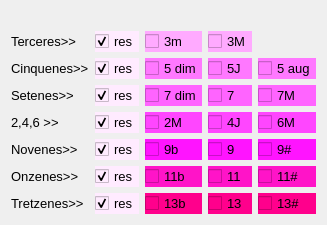
            <widget class="QWidget" name="tab_2">
             <attribute name="title">
              <string>Interval</string>
             </attribute>
             <layout class="QVBoxLayout" name="verticalLayout">
              <item>
               <layout class="QGridLayout" name="gridLayout_2">
                <item row="8" column="4">
                 <widget class="QCheckBox" name="B11s">
                  <property name="font">
                   <font>
                    <pointsize>10</pointsize>
                   </font>
                  </property>
                  <property name="styleSheet">
                   <string notr="true">background-color: rgb(255,20,200);</string>
                  </property>
                  <property name="text">
                   <string>11#</string>
                  </property>
                  <attribute name="buttonGroup">
                   <string notr="true">grupBotons11</string>
                  </attribute>
                 </widget>
                </item>
                <item row="4" column="4">
                 <widget class="QCheckBox" name="B6M">
                  <property name="font">
                   <font>
                    <pointsize>10</pointsize>
                   </font>
                  </property>
                  <property name="styleSheet">
                   <string notr="true">background-color: rgb(255,70, 255);</string>
                  </property>
                  <property name="text">
                   <string>6M</string>
                  </property>
                  <property name="autoExclusive">
                   <bool>false</bool>
                  </property>
                  <attribute name="buttonGroup">
                   <string notr="true">grupBotons246</string>
                  </attribute>
                 </widget>
                </item>
                <item row="10" column="4">
                 <widget class="QCheckBox" name="B13s">
                  <property name="font">
                   <font>
                    <pointsize>10</pointsize>
                   </font>
                  </property>
                  <property name="styleSheet">
                   <string notr="true">background-color: rgb(255,0,140);</string>
                  </property>
                  <property name="text">
                   <string>13#</string>
                  </property>
                  <attribute name="buttonGroup">
                   <string notr="true">grupBotons13</string>
                  </attribute>
                 </widget>
                </item>
                <item row="4" column="1">
                 <widget class="QCheckBox" name="B3m_9">
                  <property name="font">
                   <font>
                    <pointsize>10</pointsize>
                   </font>
                  </property>
                  <property name="styleSheet">
                   <string notr="true">background-color: rgb(255, 235, 255);</string>
                  </property>
                  <property name="text">
                   <string>res</string>
                  </property>
                  <property name="checked">
                   <bool>true</bool>
                  </property>
                  <property name="autoRepeat">
                   <bool>false</bool>
                  </property>
                  <property name="autoExclusive">
                   <bool>false</bool>
                  </property>
                  <attribute name="buttonGroup">
                   <string notr="true">grupBotons246</string>
                  </attribute>
                 </widget>
                </item>
                <item row="3" column="3">
                 <widget class="QCheckBox" name="B7m">
                  <property name="font">
                   <font>
                    <pointsize>10</pointsize>
                   </font>
                  </property>
                  <property name="styleSheet">
                   <string notr="true">background-color: rgb(255,100, 255);</string>
                  </property>
                  <property name="text">
                   <string>7</string>
                  </property>
                  <property name="autoExclusive">
                   <bool>false</bool>
                  </property>
                  <attribute name="buttonGroup">
                   <string notr="true">grupBotons7</string>
                  </attribute>
                 </widget>
                </item>
                <item row="2" column="4">
                 <widget class="QCheckBox" name="B5aug">
                  <property name="font">
                   <font>
                    <pointsize>10</pointsize>
                   </font>
                  </property>
                  <property name="styleSheet">
                   <string notr="true">background-color: rgb(255,120, 255);</string>
                  </property>
                  <property name="text">
                   <string>5 aug</string>
                  </property>
                  <property name="autoExclusive">
                   <bool>false</bool>
                  </property>
                  <attribute name="buttonGroup">
                   <string notr="true">grupBotons5</string>
                  </attribute>
                 </widget>
                </item>
                <item row="2" column="3">
                 <widget class="QCheckBox" name="B5J">
                  <property name="font">
                   <font>
                    <pointsize>10</pointsize>
                   </font>
                  </property>
                  <property name="styleSheet">
                   <string notr="true">background-color: rgb(255,120, 255);</string>
                  </property>
                  <property name="text">
                   <string>5J</string>
                  </property>
                  <property name="checked">
                   <bool>false</bool>
                  </property>
                  <property name="autoExclusive">
                   <bool>false</bool>
                  </property>
                  <attribute name="buttonGroup">
                   <string notr="true">grupBotons5</string>
                  </attribute>
                 </widget>
                </item>
                <item row="2" column="1">
                 <widget class="QCheckBox" name="B3m_3">
                  <property name="font">
                   <font>
                    <pointsize>10</pointsize>
                   </font>
                  </property>
                  <property name="styleSheet">
                   <string notr="true">background-color: rgb(255, 235, 255);</string>
                  </property>
                  <property name="text">
                   <string>res</string>
                  </property>
                  <property name="checked">
                   <bool>true</bool>
                  </property>
                  <property name="autoRepeat">
                   <bool>false</bool>
                  </property>
                  <property name="autoExclusive">
                   <bool>false</bool>
                  </property>
                  <attribute name="buttonGroup">
                   <string notr="true">grupBotons5</string>
                  </attribute>
                 </widget>
                </item>
                <item row="8" column="2">
                 <widget class="QCheckBox" name="B11b">
                  <property name="font">
                   <font>
                    <pointsize>10</pointsize>
                   </font>
                  </property>
                  <property name="styleSheet">
                   <string notr="true">background-color: rgb(255,20,200);</string>
                  </property>
                  <property name="text">
                   <string>11b</string>
                  </property>
                  <attribute name="buttonGroup">
                   <string notr="true">grupBotons11</string>
                  </attribute>
                 </widget>
                </item>
                <item row="6" column="2">
                 <widget class="QCheckBox" name="B9b">
                  <property name="font">
                   <font>
                    <pointsize>10</pointsize>
                   </font>
                  </property>
                  <property name="styleSheet">
                   <string notr="true">background-color: rgb(255,20, 255);</string>
                  </property>
                  <property name="text">
                   <string>9b</string>
                  </property>
                  <property name="autoExclusive">
                   <bool>false</bool>
                  </property>
                  <attribute name="buttonGroup">
                   <string notr="true">grupBotons9</string>
                  </attribute>
                 </widget>
                </item>
                <item row="6" column="4">
                 <widget class="QCheckBox" name="B9s">
                  <property name="font">
                   <font>
                    <pointsize>10</pointsize>
                   </font>
                  </property>
                  <property name="styleSheet">
                   <string notr="true">background-color: rgb(255,20, 255);</string>
                  </property>
                  <property name="text">
                   <string>9#</string>
                  </property>
                  <property name="autoExclusive">
                   <bool>false</bool>
                  </property>
                  <attribute name="buttonGroup">
                   <string notr="true">grupBotons9</string>
                  </attribute>
                 </widget>
                </item>
                <item row="6" column="3">
                 <widget class="QCheckBox" name="B9">
                  <property name="font">
                   <font>
                    <pointsize>10</pointsize>
                   </font>
                  </property>
                  <property name="styleSheet">
                   <string notr="true">background-color: rgb(255,20, 255);</string>
                  </property>
                  <property name="text">
                   <string>9</string>
                  </property>
                  <property name="autoExclusive">
                   <bool>false</bool>
                  </property>
                  <attribute name="buttonGroup">
                   <string notr="true">grupBotons9</string>
                  </attribute>
                 </widget>
                </item>
                <item row="8" column="3">
                 <widget class="QCheckBox" name="B11">
                  <property name="font">
                   <font>
                    <pointsize>10</pointsize>
                   </font>
                  </property>
                  <property name="styleSheet">
                   <string notr="true">background-color: rgb(255,20,200);</string>
                  </property>
                  <property name="text">
                   <string>11</string>
                  </property>
                  <attribute name="buttonGroup">
                   <string notr="true">grupBotons11</string>
                  </attribute>
                 </widget>
                </item>
                <item row="0" column="1">
                 <widget class="QLabel" name="label_10">
                  <property name="text">
                   <string/>
                  </property>
                 </widget>
                </item>
                <item row="10" column="3">
                 <widget class="QCheckBox" name="B13">
                  <property name="font">
                   <font>
                    <pointsize>10</pointsize>
                   </font>
                  </property>
                  <property name="styleSheet">
                   <string notr="true">background-color: rgb(255,0,140);</string>
                  </property>
                  <property name="text">
                   <string>13</string>
                  </property>
                  <attribute name="buttonGroup">
                   <string notr="true">grupBotons13</string>
                  </attribute>
                 </widget>
                </item>
                <item row="2" column="2">
                 <widget class="QCheckBox" name="B5dim">
                  <property name="font">
                   <font>
                    <pointsize>10</pointsize>
                   </font>
                  </property>
                  <property name="styleSheet">
                   <string notr="true">background-color: rgb(255,120, 255);</string>
                  </property>
                  <property name="text">
                   <string>5 dim</string>
                  </property>
                  <property name="autoExclusive">
                   <bool>false</bool>
                  </property>
                  <attribute name="buttonGroup">
                   <string notr="true">grupBotons5</string>
                  </attribute>
                 </widget>
                </item>
                <item row="3" column="4">
                 <widget class="QCheckBox" name="B7M">
                  <property name="font">
                   <font>
                    <pointsize>10</pointsize>
                   </font>
                  </property>
                  <property name="styleSheet">
                   <string notr="true">background-color: rgb(255,100, 255);</string>
                  </property>
                  <property name="text">
                   <string>7M</string>
                  </property>
                  <property name="autoExclusive">
                   <bool>false</bool>
                  </property>
                  <attribute name="buttonGroup">
                   <string notr="true">grupBotons7</string>
                  </attribute>
                 </widget>
                </item>
                <item row="1" column="3">
                 <widget class="QCheckBox" name="B3M">
                  <property name="font">
                   <font>
                    <pointsize>10</pointsize>
                   </font>
                  </property>
                  <property name="styleSheet">
                   <string notr="true">background-color: rgb(255, 170, 255);</string>
                  </property>
                  <property name="text">
                   <string>3M</string>
                  </property>
                  <property name="checked">
                   <bool>false</bool>
                  </property>
                  <property name="autoRepeat">
                   <bool>false</bool>
                  </property>
                  <property name="autoExclusive">
                   <bool>false</bool>
                  </property>
                  <attribute name="buttonGroup">
                   <string notr="true">grupBotons3</string>
                  </attribute>
                 </widget>
                </item>
                <item row="3" column="1">
                 <widget class="QCheckBox" name="B3m_4">
                  <property name="font">
                   <font>
                    <pointsize>10</pointsize>
                   </font>
                  </property>
                  <property name="styleSheet">
                   <string notr="true">background-color: rgb(255, 235, 255);</string>
                  </property>
                  <property name="text">
                   <string>res</string>
                  </property>
                  <property name="checked">
                   <bool>true</bool>
                  </property>
                  <property name="autoRepeat">
                   <bool>false</bool>
                  </property>
                  <property name="autoExclusive">
                   <bool>false</bool>
                  </property>
                  <attribute name="buttonGroup">
                   <string notr="true">grupBotons7</string>
                  </attribute>
                 </widget>
                </item>
                <item row="3" column="0">
                 <widget class="QLabel" name="label_13">
                  <property name="font">
                   <font>
                    <pointsize>10</pointsize>
                   </font>
                  </property>
                  <property name="text">
                   <string>Setenes&gt;&gt;</string>
                  </property>
                 </widget>
                </item>
                <item row="3" column="2">
                 <widget class="QCheckBox" name="B7dim">
                  <property name="font">
                   <font>
                    <pointsize>10</pointsize>
                   </font>
                  </property>
                  <property name="styleSheet">
                   <string notr="true">background-color: rgb(255,100, 255);</string>
                  </property>
                  <property name="text">
                   <string>7 dim</string>
                  </property>
                  <property name="autoExclusive">
                   <bool>false</bool>
                  </property>
                  <attribute name="buttonGroup">
                   <string notr="true">grupBotons7</string>
                  </attribute>
                 </widget>
                </item>
                <item row="8" column="0">
                 <widget class="QLabel" name="label_16">
                  <property name="font">
                   <font>
                    <pointsize>10</pointsize>
                   </font>
                  </property>
                  <property name="text">
                   <string>Onzenes&gt;&gt;</string>
                  </property>
                 </widget>
                </item>
                <item row="10" column="0">
                 <widget class="QLabel" name="label_17">
                  <property name="font">
                   <font>
                    <pointsize>10</pointsize>
                   </font>
                  </property>
                  <property name="text">
                   <string>Tretzenes&gt;&gt;</string>
                  </property>
                 </widget>
                </item>
                <item row="4" column="0">
                 <widget class="QLabel" name="label_14">
                  <property name="font">
                   <font>
                    <pointsize>10</pointsize>
                   </font>
                  </property>
                  <property name="text">
                   <string>2,4,6 &gt;&gt;</string>
                  </property>
                 </widget>
                </item>
                <item row="6" column="0">
                 <widget class="QLabel" name="label_15">
                  <property name="font">
                   <font>
                    <pointsize>10</pointsize>
                   </font>
                  </property>
                  <property name="text">
                   <string>Novenes&gt;&gt;</string>
                  </property>
                 </widget>
                </item>
                <item row="6" column="1">
                 <widget class="QCheckBox" name="B3m_10">
                  <property name="font">
                   <font>
                    <pointsize>10</pointsize>
                   </font>
                  </property>
                  <property name="styleSheet">
                   <string notr="true">background-color: rgb(255, 235, 255);</string>
                  </property>
                  <property name="text">
                   <string>res</string>
                  </property>
                  <property name="checked">
                   <bool>true</bool>
                  </property>
                  <property name="autoRepeat">
                   <bool>false</bool>
                  </property>
                  <property name="autoExclusive">
                   <bool>false</bool>
                  </property>
                  <attribute name="buttonGroup">
                   <string notr="true">grupBotons9</string>
                  </attribute>
                 </widget>
                </item>
                <item row="1" column="2">
                 <widget class="QCheckBox" name="B3m">
                  <property name="font">
                   <font>
                    <pointsize>10</pointsize>
                   </font>
                  </property>
                  <property name="styleSheet">
                   <string notr="true">background-color: rgb(255, 170, 255);</string>
                  </property>
                  <property name="text">
                   <string>3m</string>
                  </property>
                  <property name="autoRepeat">
                   <bool>false</bool>
                  </property>
                  <property name="autoExclusive">
                   <bool>false</bool>
                  </property>
                  <attribute name="buttonGroup">
                   <string notr="true">grupBotons3</string>
                  </attribute>
                 </widget>
                </item>
                <item row="1" column="1">
                 <widget class="QCheckBox" name="B3m_2">
                  <property name="font">
                   <font>
                    <pointsize>10</pointsize>
                   </font>
                  </property>
                  <property name="styleSheet">
                   <string notr="true">background-color: rgb(255, 235, 255);</string>
                  </property>
                  <property name="text">
                   <string>res</string>
                  </property>
                  <property name="checked">
                   <bool>true</bool>
                  </property>
                  <property name="autoRepeat">
                   <bool>false</bool>
                  </property>
                  <property name="autoExclusive">
                   <bool>false</bool>
                  </property>
                  <attribute name="buttonGroup">
                   <string notr="true">grupBotons3</string>
                  </attribute>
                 </widget>
                </item>
                <item row="4" column="2">
                 <widget class="QCheckBox" name="B2M">
                  <property name="font">
                   <font>
                    <pointsize>10</pointsize>
                   </font>
                  </property>
                  <property name="styleSheet">
                   <string notr="true">background-color: rgb(255,70, 255);</string>
                  </property>
                  <property name="text">
                   <string>2M</string>
                  </property>
                  <property name="autoExclusive">
                   <bool>false</bool>
                  </property>
                  <attribute name="buttonGroup">
                   <string notr="true">grupBotons246</string>
                  </attribute>
                 </widget>
                </item>
                <item row="4" column="3">
                 <widget class="QCheckBox" name="B4J">
                  <property name="font">
                   <font>
                    <pointsize>10</pointsize>
                   </font>
                  </property>
                  <property name="styleSheet">
                   <string notr="true">background-color: rgb(255,70, 255);</string>
                  </property>
                  <property name="text">
                   <string>4J</string>
                  </property>
                  <property name="autoExclusive">
                   <bool>false</bool>
                  </property>
                  <attribute name="buttonGroup">
                   <string notr="true">grupBotons246</string>
                  </attribute>
                 </widget>
                </item>
                <item row="10" column="2">
                 <widget class="QCheckBox" name="B13b">
                  <property name="font">
                   <font>
                    <pointsize>10</pointsize>
                   </font>
                  </property>
                  <property name="styleSheet">
                   <string notr="true">background-color: rgb(255,0,140);</string>
                  </property>
                  <property name="text">
                   <string>13b</string>
                  </property>
                  <attribute name="buttonGroup">
                   <string notr="true">grupBotons13</string>
                  </attribute>
                 </widget>
                </item>
                <item row="2" column="0">
                 <widget class="QLabel" name="label_12">
                  <property name="font">
                   <font>
                    <pointsize>10</pointsize>
                   </font>
                  </property>
                  <property name="text">
                   <string>Cinquenes&gt;&gt;</string>
                  </property>
                 </widget>
                </item>
                <item row="1" column="0">
                 <widget class="QLabel" name="label_11">
                  <property name="font">
                   <font>
                    <pointsize>10</pointsize>
                   </font>
                  </property>
                  <property name="text">
                   <string>Terceres&gt;&gt;</string>
                  </property>
                 </widget>
                </item>
                <item row="8" column="1">
                 <widget class="QCheckBox" name="B3m_11">
                  <property name="font">
                   <font>
                    <pointsize>10</pointsize>
                   </font>
                  </property>
                  <property name="styleSheet">
                   <string notr="true">background-color: rgb(255, 235, 255);</string>
                  </property>
                  <property name="text">
                   <string>res</string>
                  </property>
                  <property name="checked">
                   <bool>true</bool>
                  </property>
                  <property name="autoRepeat">
                   <bool>false</bool>
                  </property>
                  <property name="autoExclusive">
                   <bool>false</bool>
                  </property>
                  <attribute name="buttonGroup">
                   <string notr="true">grupBotons11</string>
                  </attribute>
                 </widget>
                </item>
                <item row="10" column="1">
                 <widget class="QCheckBox" name="B3m_12">
                  <property name="font">
                   <font>
                    <pointsize>10</pointsize>
                   </font>
                  </property>
                  <property name="styleSheet">
                   <string notr="true">background-color: rgb(255, 235, 255);</string>
                  </property>
                  <property name="text">
                   <string>res</string>
                  </property>
                  <property name="checked">
                   <bool>true</bool>
                  </property>
                  <property name="autoRepeat">
                   <bool>false</bool>
                  </property>
                  <property name="autoExclusive">
                   <bool>false</bool>
                  </property>
                  <attribute name="buttonGroup">
                   <string notr="true">grupBotons13</string>
                  </attribute>
                 </widget>
                </item>
               </layout>
              </item>
             </layout>
            </widget>
